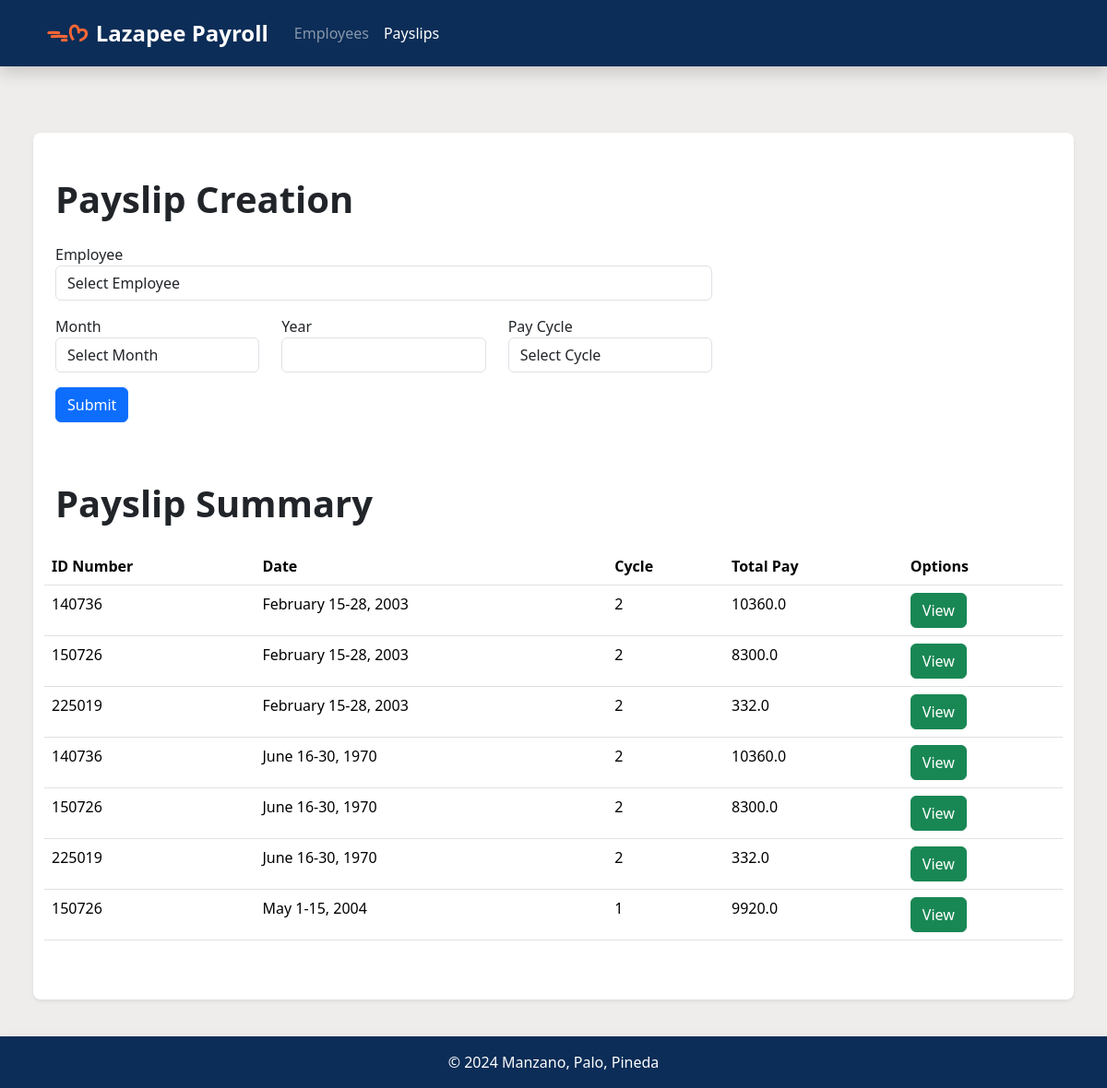
The page /payslips/ on the database its author committed.
### payroll_app/models.py (models this page shows, shortened)
class Payslip(models.Model):
    employee = models.ForeignKey(Employee, on_delete=models.CASCADE)
    month = models.CharField(max_length=20)
    date_range = models.CharField(max_length=50)
    year = models.CharField(max_length=4)
    pay_cycle = models.IntegerField()
    rate = models.FloatField()
    earnings_allowance = models.FloatField()
    deductions_tax = models.FloatField()
    deductions_health = models.FloatField()
    pag_ibig = models.FloatField()
    sss = models.FloatField()
    overtime = models.FloatField()
    total_pay = models.FloatField()

class Employee(models.Model):
    name = models.CharField(max_length=100)
    id_number = models.CharField(max_length=20, unique=True)
    rate = models.FloatField()
    allowance = models.FloatField(null=True, blank=True)
    overtime_pay = models.FloatField(null=True, blank=True)

### payroll_app/views.py (the view, shortened to what this page needs)
# urls.py: path('payslips/', views.payslips, name='payslips'),
def payslips(request):
    context = {
        'nav_selected': 'Payslips',
        'payslips': Payslip.objects.all(),
        'employees': Employee.objects.all()
    }
    return render(request, 'payroll_app/payslips.html', context)

### payroll_app/templates/payroll_app/payslips.html (shortened to what this page needs)
{% extends 'payroll_app/base.html' %}
{% load static %}
{% block content %}
<div class="container px-4 py-5 rounded-3 shadow-sm bg-white bg-gradient mb-5">
    <div class="row">
        <div class="col-md-8">
            <h1 class="display-6 fw-bold pb-3">Payslip Creation</h1>
                <form class='form-inline align-items-center' method="post" action="{% url 'payslips' %}">
                    <div class="row mb-3">
                        <div class="col">
                            <div class="form-group">
                                <label for="employee">Employee</label>
                                <select name="payslip_employee" id="payslip_employee" class="form-control">
                                    <option value="" disabled selected>Select Employee</option>
                                </select>
                            </div>
                        </div>
                    </div>
                    <div class="row mb-3">
                        <div class="col">
                            <div class="form-group">
                                <label for="pay_date">Month</label>
                                <select name="payslip_date" id="payslip_date" class="form-control">
                                    <option value="" disabled selected>Select Month</option>
                                </select>
                            </div>
                        </div>
                        <div class="col">
                            <div class="form-group">
                                <label for="pay_year">Year</label>
                                <div class="input-group">
                                    <input class="form-control" type="number" name="payslip_year" id="payslip_year">
                                </div>
                            </div>
                        </div>
                        <div class="col">
                            <div class="form-group">
                                <label for="pay_cycle">Pay Cycle</label>
                                <select name="payslip_cycle" id="payslip_cycle" class="form-control">
                                    <option value="" disabled selected>Select Cycle</option>
                                </select>
                            </div>
                        </div>
                    </div>
                    <div class="row mb-3">
                        <div class="col-mx">
                            <button type="submit" class="btn btn-primary">Submit</button>
                        </div>
                    </div>
                </form>
        </div>
    </div>
    <div class="row mt-5">
        <h1 class="display-6 fw-bold pb-3">Payslip Summary</h1>
        <table class="table">
            <thead class="thead-dark">
                <th class="col">ID Number</th>
                <th class="col">Date</th>
                <th class="col">Cycle</th>
                <th class="col">Total Pay</th>
                <th class="col">Options</th>
            </thead>
            <tbody>
                {% for payslip in payslips %}
                <tr>
                    <td> {{ payslip.employee.id_number}} </td>
                    <td> {{ payslip.date_range}} </td>
                    <td> {{ payslip.pay_cycle }} </td>
                    <td> {{ payslip.total_pay}} </td>
                    <td> <a href="{% url 'view_payslip' pk=payslip.id %}" class="btn btn-success">View</a> </td>
                </tr>
                {% endfor %}
            </tbody>
        </table>
    </div>
</div>
{% endblock %}

### rows shown on the page
Payslip: employee.id_number "140736", date_range "February 15-28, 2003", pay_cycle "2", total_pay "10360.0"
Payslip: employee.id_number "150726", date_range "February 15-28, 2003", pay_cycle "2", total_pay "8300.0"
Payslip: employee.id_number "225019", date_range "February 15-28, 2003", pay_cycle "2", total_pay "332.0"
Payslip: employee.id_number "140736", date_range "June 16-30, 1970", pay_cycle "2", total_pay "10360.0"
Payslip: employee.id_number "150726", date_range "June 16-30, 1970", pay_cycle "2", total_pay "8300.0"
Payslip: employee.id_number "225019", date_range "June 16-30, 1970", pay_cycle "2", total_pay "332.0"
Payslip: employee.id_number "150726", date_range "May 1-15, 2004", pay_cycle "1", total_pay "9920.0"
